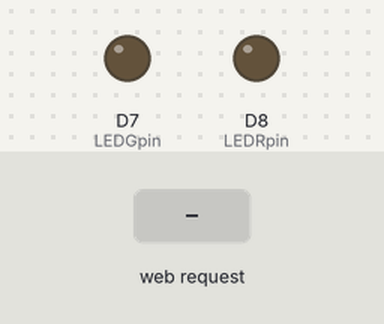
A sketch run on a simulated ESP8266 (NodeMCU). Parts: output pins drawn as LEDs (lit = HIGH). The inputs (shaded band) are chosen by the test bench.

Above: at 2.2 s.
2.3 s: HTTP request GET /LEDGurl received
At 3.0 s:
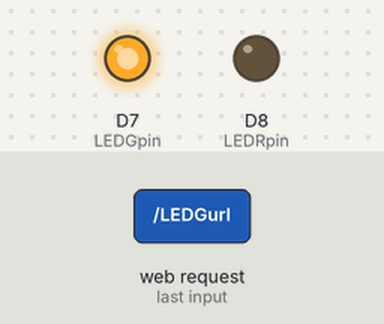
3.8 s: HTTP request GET /LEDRurl received
At 4.2 s:
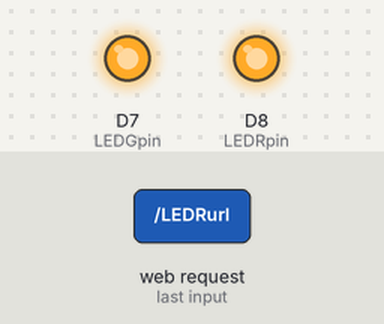
5.3 s: HTTP request GET /LEDGurl received
At 6.5 s:
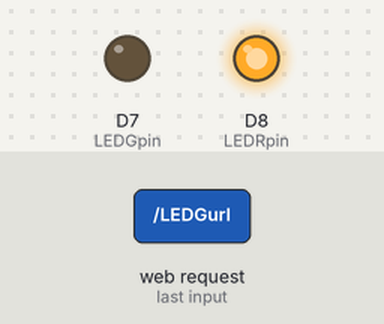
Timing chart, 0 to 8.3 s (numbered marks = the images above; inputs shaded):
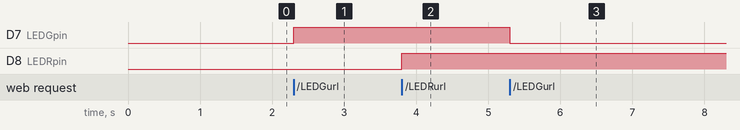

The sketch:

Listing7-1.ino
```cpp
/*******************************************************************************
 * Sketch name: WLAN and LED functions
 * Description: Control two LEDs with buttons on webpage
 * Created on:  October 2020
 * Author:      Neil Cameron
 * Book:        Electronics Projects with the ESP8266 and ESP32
 * Chapter :    7 - Wireless local area network
 ******************************************************************************/

#include <ESP8266WebServer.h>        // include ESP8266webserver lib
ESP8266WebServer server;        // associate server with library
char ssidAP[] = "ESP8266";        // WLAN SSID and password
char passwordAP[] = "12345678";
IPAddress local_ip(192,168,2,1);      // pre-defined IP address values
IPAddress gateway(192,168,2,1);
IPAddress subnet(255,255,255,0);
#include "buildpage.h"          // webpage HTML code
int LEDGpin = D7;           // define LED pins
int LEDRpin = D8;
int LEDR = LOW;           // default LED states
int LEDG = LOW;
int counter = 0;

void setup()
{
  WiFi.mode(WIFI_AP);         // Wi-Fi AP mode
  delay(1000);            // setup AP mode
  WiFi.softAPConfig(local_ip, gateway, subnet); //  predefined IP address
  WiFi.softAP(ssidAP, passwordAP);      // initialise Wi-Fi
  server.begin();           // initialise server
  server.on("/", base);         // load default webpage
  server.on("/LEDGurl", LEDGfunct);       // map URLs to functions:
  server.on("/LEDRurl", LEDRfunct);       //  LEDGfunct, LEDRfunct
  server.on("/zeroUrl", zeroFunct);     //  and zeroFunct
  pinMode(LEDGpin, OUTPUT);       // define LED pins as output
  pinMode(LEDRpin, OUTPUT);
}

void base()           // function to load default webpage
{               // and send HTML code to client
  server.send(200, "text.html", webcode(LEDG, LEDR, counter));
}

void LEDGfunct()          // function to change green LED state,
{               // increment counter and
  LEDG = !LEDG;           // send HTML code to client
  digitalWrite(LEDGpin, LEDG);
  counter++;
  server.send(200, "text/html", webcode(LEDG, LEDR, counter));
}

void LEDRfunct()          // function to change red LED state,
{               // increment counter and
  LEDR = !LEDR;             // send HTML code to client
  digitalWrite(LEDRpin, LEDR);
  counter++;
  server.send(200, "text/html", webcode(LEDG, LEDR, counter));
}

void zeroFunct()          // function to zero counter
{               // and send HTML code to client
  counter = 0;
  server.send(200, "text/html", webcode(LEDG, LEDR, counter));
}

void loop()
{
  server.handleClient();        // manage HTTP requests
}
```

buildpage.h
```cpp
/*******************************************************************************
 * Sketch name: HTML code for WLAN webpage
 * Description: Webpage code for Listing 7-1
 * Created on:  October 2020
 * Author:      Neil Cameron
 * Book:        Electronics Projects with the ESP8266 and ESP32
 * Chapter :    7 - Wireless local area network
 ******************************************************************************/

String webcode(int LEDG, int LEDR, int counter)
{
  String page = "<!DOCTYPE html><html><head>";
  page +="<title>Local network</title>";
  page +="<style>";
  page +="body {margin-top:50px; font-family:Arial;";
  page +="font-size:20px; text-align:center}";
  page +=".btn {display:block; width:220px; margin:auto; padding:30px}";
  page +=".btn {font-size:30px; color:black; text-decoration:none}";
  page +=".on {background-color:SkyBlue}";
  page +=".off {background-color:LightSteelBlue}";
  page +=".zero {background-color:Thistle}";
  page +="td {font-size:30px; margin-top:50px; margin-bottom:5px}";
  page +="p {font-size:30px; margin-top:50px; margin-bottom:5px}";
  page +="</style></head>";
  page +="<body>";
  page +="<h1>ESP8266 local area network</h1>";
  page +="<table style='width:100%'><tr>";
  if(LEDG>0)
  {
    page +="<td>Green LED is ON now<a href='/LEDGurl' class='btn on'>";
    page +="Press to turn Green LED OFF</a></td>";
  }
  else
  {
    page +="<td>Green LED is OFF now<a href='/LEDGurl' class='btn off'>";
    page +="Press to turn Green LED ON</a></td>";
  }
  if(LEDR>0)
  {
    page +="<td>Red LED is ON now<a href='/LEDRurl' class='btn on' >";
    page +="Press to turn Red LED OFF</a></td>";
  }
  else
  {
    page +="<td>Red LED is OFF now<a href='/LEDRurl' class='btn off'>";
    page +="Press to turn Red LED ON</a></td>";
  }
  page +="</tr></table>";
  page +="<p>Counter is "+String(counter)+" now<a href='/zeroUrl'";
  page +="class='btn zero'>Press to zero counter</a></p>";
  page +="</body></html>";
  return page;
}
```

Measured:
- after the input at 2.3 s, D7 (LEDGpin): LOW → HIGH at once
- after the input at 3.8 s, D8 (LEDRpin): LOW → HIGH at once
- after the input at 5.3 s, D7 (LEDGpin): HIGH → LOW at once
